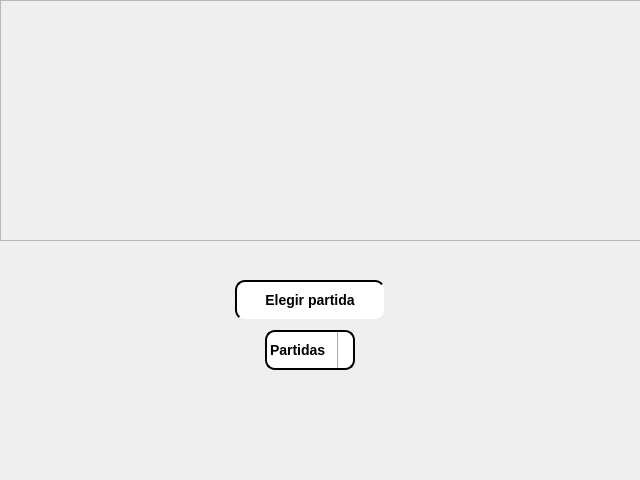
<?xml version="1.0" encoding="UTF-8"?>
<ui version="4.0">
 <class>ElegirPartida</class>
 <widget class="QMainWindow" name="ElegirPartida">
  <property name="geometry">
   <rect>
    <x>0</x>
    <y>0</y>
    <width>640</width>
    <height>480</height>
   </rect>
  </property>
  <property name="windowTitle">
   <string>MainWindow</string>
  </property>
  <widget class="QWidget" name="centralwidget">
   <widget class="QFrame" name="frame_2">
    <property name="geometry">
     <rect>
      <x>0</x>
      <y>0</y>
      <width>641</width>
      <height>241</height>
     </rect>
    </property>
    <property name="frameShape">
     <enum>QFrame::StyledPanel</enum>
    </property>
    <property name="frameShadow">
     <enum>QFrame::Raised</enum>
    </property>
    <widget class="QLabel" name="logo">
     <property name="geometry">
      <rect>
       <x>110</x>
       <y>8</y>
       <width>425</width>
       <height>240</height>
      </rect>
     </property>
     <property name="styleSheet">
      <string notr="true"/>
     </property>
     <property name="text">
      <string/>
     </property>
     <property name="pixmap">
      <pixmap>../client/vista/data/background1.jpg</pixmap>
     </property>
     <property name="scaledContents">
      <bool>true</bool>
     </property>
    </widget>
   </widget>
   <widget class="QFrame" name="frame">
    <property name="geometry">
     <rect>
      <x>-10</x>
      <y>240</y>
      <width>651</width>
      <height>241</height>
     </rect>
    </property>
    <property name="frameShape">
     <enum>QFrame::StyledPanel</enum>
    </property>
    <property name="frameShadow">
     <enum>QFrame::Raised</enum>
    </property>
    <widget class="QComboBox" name="partidasComboBox">
     <property name="geometry">
      <rect>
       <x>275</x>
       <y>90</y>
       <width>90</width>
       <height>40</height>
      </rect>
     </property>
     <property name="sizePolicy">
      <sizepolicy hsizetype="Preferred" vsizetype="Preferred">
       <horstretch>0</horstretch>
       <verstretch>0</verstretch>
      </sizepolicy>
     </property>
     <property name="maximumSize">
      <size>
       <width>300</width>
       <height>300</height>
      </size>
     </property>
     <property name="styleSheet">
      <string notr="true">QComboBox {
	background-color: white;
	border-style: outset;
	border-width: 2px;
	border-radius: 10px;
	font: bold 14px;
}

QComboBox QAbstractItemView {
	background: white;
	background-color: darkgray;
	border-style: outset;
	border-width: 2px;
	border-color: grey;
	font: bold 14px;
	color: black;
	border: 2px solid darkgray;
}

/*QComboBox QAbstractItemView {
	background: white;
	background-color: white;
	border-style: outset;
	border-width: 2px;
	border-color: grey;
	font: bold 14px;
	color: black;
}*/

QComboBox:on {
	padding-top: 3px;
	padding-left: 4px;
}

QComboBox::drop-down {
	subcontrol-origin: padding;
	subcontrol-position: top right;
	width: 15px;

	border-left-width: 1px;
	border-left-color: darkgray;
	border-left-style: solid;
	border-top-right-radius: 3px;
	border-bottom-right-radius: 3px;
}

/* QComboBox::down-arrow:on {
	top: 1px;
	left: 1px;
}*/</string>
     </property>
     <item>
      <property name="text">
       <string>Partidas</string>
      </property>
     </item>
    </widget>
    <widget class="QPushButton" name="elegirPartidaButton">
     <property name="geometry">
      <rect>
       <x>245</x>
       <y>40</y>
       <width>150</width>
       <height>40</height>
      </rect>
     </property>
     <property name="sizePolicy">
      <sizepolicy hsizetype="Preferred" vsizetype="Preferred">
       <horstretch>0</horstretch>
       <verstretch>0</verstretch>
      </sizepolicy>
     </property>
     <property name="maximumSize">
      <size>
       <width>300</width>
       <height>300</height>
      </size>
     </property>
     <property name="styleSheet">
      <string notr="true">QPushButton {
	background-color: white;
	border-style: outset;
	border-width: 2px;
	border-radius: 10px;
	font: bold 14px;
}

QPushButton:hover {
	background: grey;
}

QPushButton:pressed {
	background-color: grey;
	border-style: inset;
}</string>
     </property>
     <property name="text">
      <string>Elegir partida</string>
     </property>
    </widget>
   </widget>
  </widget>
 </widget>
 <resources/>
 <connections/>
</ui>
